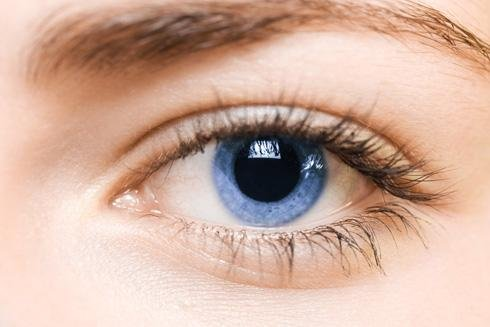
%> input picture P5/images/pupila_1.jpg, 490 x 327 px
$ octave ejercicio4a.m   (GNU Octave 9; MATLAB toolbox functions it lacks are replaced by stand-ins)
%> lines starting %> are read from the running program, lines starting %| are printed output that depends on the picture; in (x1, y1, x2, y2) boxes, pixels count from 0 and x2, y2 are one past the last pixel; in counts of white or black regions, pixels touching at a corner belong together; the program's own positions count from 1
### P5/images/circle_hough.m
function [h, margin] = circle_hough(b, rrange, varargin)
%CIRCLE_HOUGH Hough transform for circles
%   [H, MARGIN] = CIRCLE_HOUGH(B, RADII) takes a binary 2-D image B and a
%   vector RADII giving the radii of circles to detect. It returns the 3-D
%   accumulator array H, and an integer MARGIN such that H(I,J,K) contains
%   the number of votes for the circle centred at B(I-MARGIN, J-MARGIN),
%   with radius RADII(K). Circles which pass through B but whose centres
%   are outside B receive votes.
%
%   [H, MARGIN] = CIRCLE_HOUGH(B, RADII, opt1, ...) allows options to be
%   set. Each option is a string, which if included has the following
%   effect:
%
%   'same' returns only the part of H corresponding to centre positions
%   within the image. In this case H(:,:,k) has the same dimensions as B,
%   and MARGIN is 0. This option should not be used if circles whose
%   centres are outside the image are to be detected.
%
%   'normalise' multiplies each slice of H, H(:,:,K), by 1/RADII(K). This
%   may be useful because larger circles get more votes, roughly in
%   proportion to their radius.
%
%   The spatial resolution of the accumulator is the same as the spatial
%   resolution of the original image. Smoothing the accumulator array
%   allows the effective resolution to be controlled, and this is probably
%   essential for sensitivity to circles of arbitrary radius if the spacing
%   between radii is greater than 1. If time or memory requirements are a
%   problem, a generalisation of this function to allow larger bins to be
%   used from the start would be worthwhile.
%
%   Each feature in B is allowed 1 vote for each circle. This function
%   could easily be generalised to allow weighted features.
%
%   See also CIRCLEPOINTS, CIRCLE_HOUGHPEAKS, CIRCLE_HOUGHDEMO

% Copyright David Young 2008, 2010

% argument checking
opts = {'same' 'normalise'};
error(nargchk(2, 2+length(opts), nargin, 'struct'));
validateattributes(rrange, {'double'}, {'real' 'positive' 'vector'});
if ~all(ismember(varargin, opts))
    error('Unrecognised option');
end

% get indices of non-zero features of b
[featR, featC] = find(b);

% set up accumulator array - with a margin to avoid need for bounds checking
[nr, nc] = size(b);
nradii = length(rrange);
margin = ceil(max(rrange));
nrh = nr + 2*margin;        % increase size of accumulator
nch = nc + 2*margin;
h = zeros(nrh*nch*nradii, 1, 'uint32');  % 1-D for now, uint32 a touch faster

% get templates for circles at all radii - these specify accumulator
% elements to increment relative to a given feature
tempR = []; tempC = []; tempRad = [];
for i = 1:nradii
    [tR, tC] = circlepoints(rrange(i));
    tempR = [tempR tR]; %#ok<*AGROW>
    tempC = [tempC tC];
    tempRad = [tempRad repmat(i, 1, length(tR))];
end

% Convert offsets into linear indices into h - this is similar to sub2ind.
% Take care to avoid negative elements in either of these so can use
% uint32, which speeds up processing by a factor of more than 3 (in version
% 7.5.0.342)!
tempInd = uint32( tempR+margin + nrh*(tempC+margin) + nrh*nch*(tempRad-1) );
featInd = uint32( featR' + nrh*(featC-1)' );

% Loop over features
for f = featInd
    % shift template to be centred on this feature
    incI = tempInd + f;
    % and update the accumulator
    h(incI) = h(incI) + 1;
end

% Reshape h, convert to double, and apply options
h = reshape(double(h), nrh, nch, nradii);

if ismember('same', varargin)
    h = h(1+margin:end-margin, 1+margin:end-margin, :);
    margin = 0;
end

if ismember('normalise', varargin)
    h = bsxfun(@rdivide, h, reshape(rrange, 1, 1, length(rrange)));
end


end

### P5/ejercicio4a.m
% Limpiar espacio de trabajo
close all; clear all; clc;

addpath('images')
% Cargar imagen
img = rgb2gray(imread('images/pupila_1.jpg'));
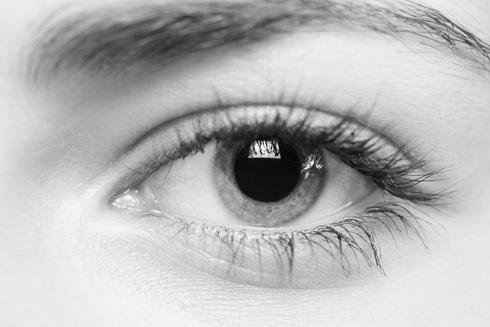
%> img: size 327x490 uint8; min 1, max 253, mean 183.8
I = img;
th = 0.1;
sigma = 3;
mR = 55; % pupila 33, iris 50
E = edge(I,'canny',th,sigma);
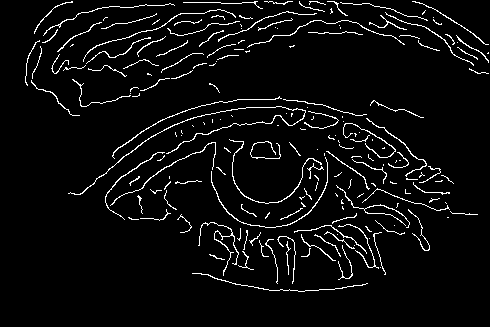
%> E: size 327x490 logical; 4.8% white in thin lines or dots, all inside (x1, y1, x2, y2) = (25, 1, 489, 292)

[H] = circle_hough(E, 1:mR, 'same', 'normalise');
%> in circle_hough, `[featR, featC] = find(b);`: featR = 7704 values from 2 to 292; featC = 7704 values from 26 to 489
%> the run ends on the next line

$ run again, with P5/images/I1.jpg copied over P5/images/pupila_1.jpg
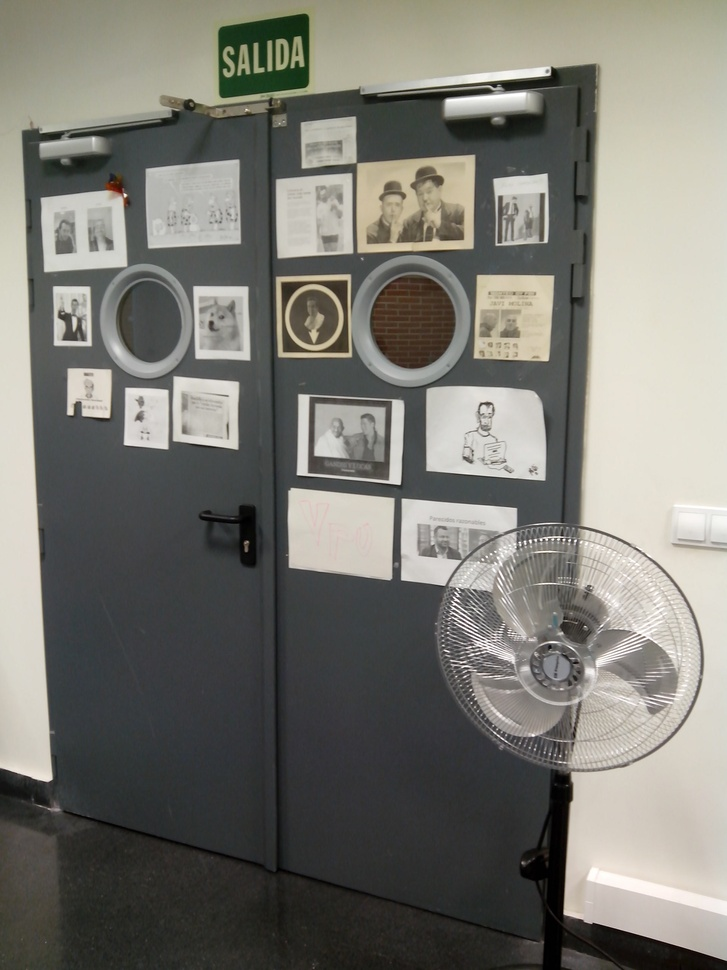
%> input picture P5/images/I1.jpg, 727 x 970 px, shrunk from 1920 x 2560 before the run
%> `img = rgb2gray(imread('images/pupila_1.jpg'));`:
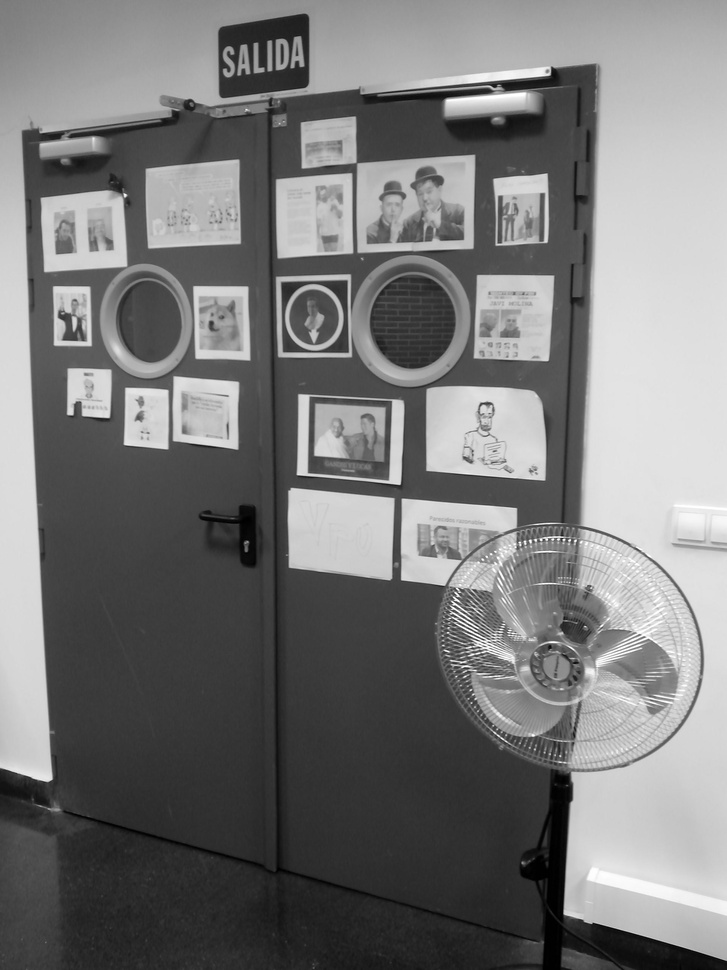
%> img: size 970x727 uint8; min 0, max 255, mean 120.2
%> `E = edge(I,'canny',th,sigma);`:
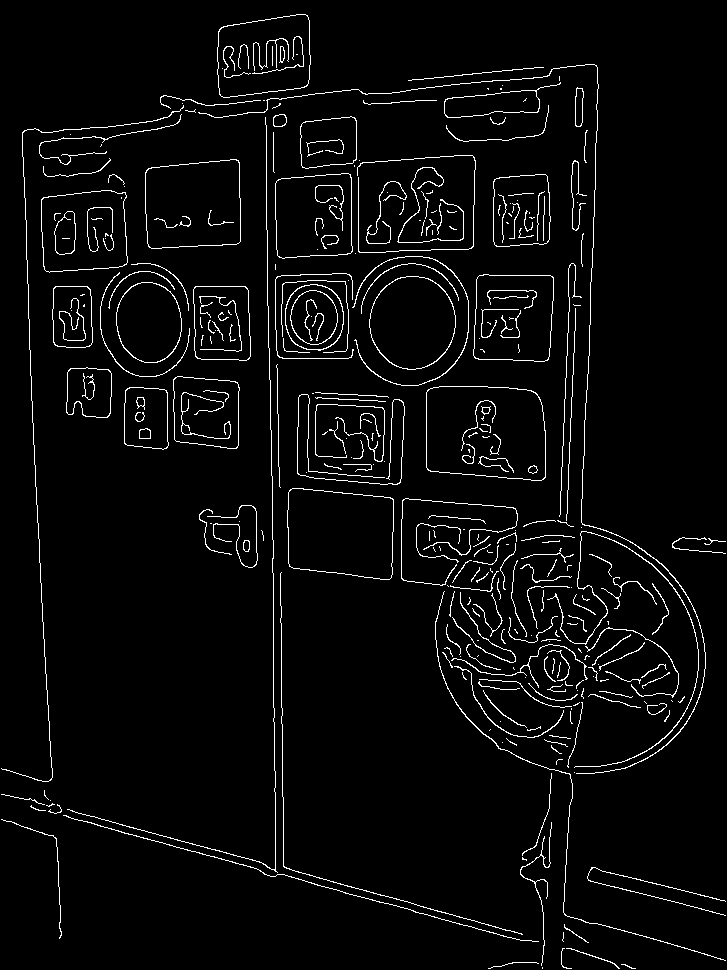
%> E: size 970x727 logical; 3.7% white in thin lines or dots
%> featR = 26405 values from 15 to 969; featC = 26405 values from 2 to 726
